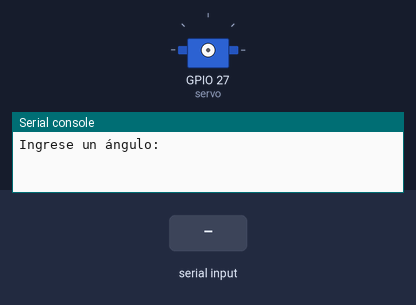
This program was run on a simulated ESP32 board running MicroPython. On the bench: servo, the last lines printed to the serial console. The test bench sets the inputs (shaded band). Servo angles are drawn from the pulse width (0.5 ms = 0°, 2.5 ms = 180°).

Above: at 1.2 s.
1.3 s: "5" typed at the serial console, then Enter
2.8 s: "90" typed at the serial console, then Enter
At 3.7 s:
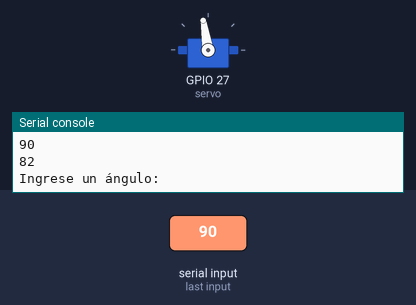
Timing chart, 0 to 5.8 s (numbered marks = the images above; inputs shaded):
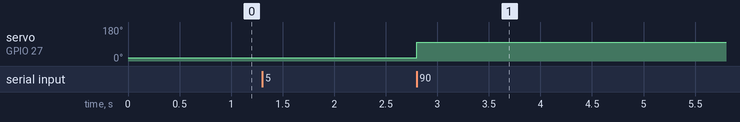

The program:

servo_map_pwm.py
```python
from machine import Pin, PWM
import utime

def main():

    servo = PWM(Pin(27), freq = 50)

    def map(x):
        return int((x - 0) * (130- 34) / (180 - 0) + 34)

    while True:
        angulo = float(input('Ingrese un ángulo: '))
        if angulo >= 0 and angulo <= 180:
            m = map(angulo)
            servo.duty(m)
            print(m)

        else:
            print('Digite un ángulo entre 0 y 180')

if __name__ == '__main__':
    main()
```

Measured:
- after the input at 2.8 s, servo on GPIO 27 (servo): 18° → 99° at once
